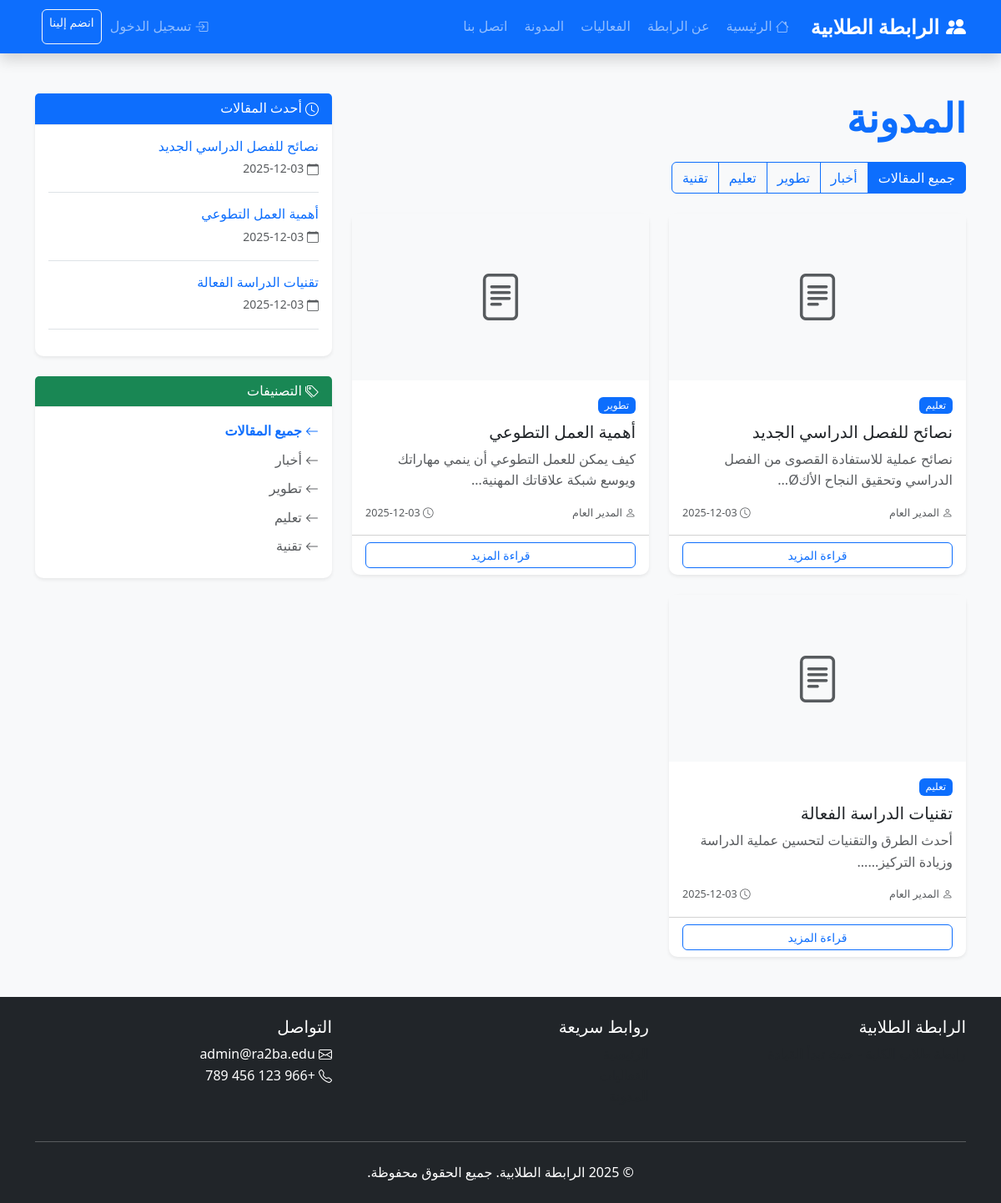
Screenshot of /blog.php with the database file from the repository.
### tables this page shows
CREATE TABLE articles (
    id INT PRIMARY KEY AUTO_INCREMENT,
    title VARCHAR(255) NOT NULL,
    content LONGTEXT,
    category VARCHAR(100),
    featured_image VARCHAR(255),
    status ENUM('published', 'draft') DEFAULT 'draft',
    author_id INT,
    views INT DEFAULT 0,
    created_at TIMESTAMP DEFAULT CURRENT_TIMESTAMP,
    updated_at TIMESTAMP DEFAULT CURRENT_TIMESTAMP ON UPDATE CURRENT_TIMESTAMP,
    FOREIGN KEY (author_id) REFERENCES users(id) ON DELETE SET NULL
);

CREATE TABLE users (
    id INT PRIMARY KEY AUTO_INCREMENT,
    name VARCHAR(100) NOT NULL,
    email VARCHAR(100) UNIQUE NOT NULL,
    password VARCHAR(255) NOT NULL,
    role ENUM('admin', 'editor', 'supervisor') DEFAULT 'editor',
    committee VARCHAR(50),
    status ENUM('active', 'inactive') DEFAULT 'active',
    created_at TIMESTAMP DEFAULT CURRENT_TIMESTAMP,
    updated_at TIMESTAMP DEFAULT CURRENT_TIMESTAMP ON UPDATE CURRENT_TIMESTAMP
);

### blog.php (the view, shortened to what this page needs)
<?php
require_once 'functions.php';
include 'includes/header.php';
include 'includes/navbar.php';
$categories = ['جميع المقالات', 'أخبار', 'تطوير', 'تعليم', 'تقنية'];
$category = isset($_GET['category']) ? $_GET['category'] : 'جميع المقالات';
$page = isset($_GET['page']) ? intval($_GET['page']) : 1;
$limit = 6;
$offset = ($page - 1) * $limit;
if ($category !== 'جميع المقالات') {
    $sql = "SELECT COUNT(*) FROM articles WHERE status = 'published' AND category = ?";
    $stmt = $pdo->prepare($sql);
    $stmt->execute([$category]);
    $total_articles = $stmt->fetchColumn();
    $sql = "SELECT a.*, u.name as author_name
            FROM articles a
            LEFT JOIN users u ON a.author_id = u.id
            WHERE a.status = 'published' AND a.category = ?
            ORDER BY a.created_at DESC
            LIMIT ? OFFSET ?";
    $stmt = $pdo->prepare($sql);
    $stmt->execute([$category, $limit, $offset]);
} else {
    $sql = "SELECT a.*, u.name as author_name
            FROM articles a
            LEFT JOIN users u ON a.author_id = u.id
            WHERE a.status = 'published'
            ORDER BY a.created_at DESC
            LIMIT ? OFFSET ?";
    $stmt = $pdo->prepare($sql);
    $stmt->execute([$limit, $offset]);
}
$articles = $stmt->fetchAll();
?>
<main class="container my-5">
    <div class="row">
        <div class="col-lg-8">
            <h1 class="display-5 fw-bold text-primary mb-4">المدونة</h1>
            <div class="mb-4">
                <div class="btn-group flex-wrap" role="group">
                    <?php foreach($categories as $cat): ?>
                    <a href="blog.php?category=<?php echo urlencode($cat); ?>"
                       class="btn btn-outline-primary <?php echo $category === $cat ? 'active' : ''; ?>">
                        <?php echo $cat; ?>
                    </a>
                    <?php endforeach; ?>
                </div>
            </div>
            <?php if(empty($articles)): ?>
                <div class="alert alert-info text-center py-5">
                    <i class="bi bi-file-text display-4 d-block mb-3"></i>
                    <h4>لا توجد مقالات</h4>
                    <p class="text-muted">سيتم نشر مقالات جديدة قريباً</p>
                </div>
            <?php else: ?>
                <div class="row g-4">
                    <?php foreach($articles as $article): ?>
                    <div class="col-md-6">
                        <div class="card shadow-sm border-0 h-100">
                            <?php if($article['featured_image']): ?>
                            <img src="uploads/articles/<?php echo $article['featured_image']; ?>"
                                 class="card-img-top" alt="<?php echo $article['title']; ?>"
                                 style="height: 200px; object-fit: cover;">
                            <?php else: ?>
                            <div class="card-img-top bg-light d-flex align-items-center justify-content-center"
                                 style="height: 200px;">
                                <i class="bi bi-file-text display-4 text-muted"></i>
                            </div>
                            <?php endif; ?>
                            <div class="card-body d-flex flex-column">
                                <div class="mb-2">
                                    <span class="badge bg-primary"><?php echo $article['category']; ?></span>
                                </div>
                                <h5 class="card-title"><?php echo $article['title']; ?></h5>
                                <p class="card-text text-muted flex-grow-1">
                                    <?php echo substr(strip_tags($article['content']), 0, 120); ?>...
                                </p>
                                <div class="article-meta d-flex justify-content-between align-items-center mt-auto">
                                    <small class="text-muted">
                                        <i class="bi bi-person"></i> <?php echo $article['author_name']; ?>
                                    </small>
                                    <small class="text-muted">
                                        <i class="bi bi-clock"></i> <?php echo date('Y-m-d', strtotime($article['created_at'])); ?>
                                    </small>
                                </div>
                            </div>
                            <div class="card-footer bg-transparent">
                                <a href="article.php?id=<?php echo $article['id']; ?>" class="btn btn-outline-primary btn-sm w-100">
                                    قراءة المزيد
                                </a>
                            </div>
                        </div>
                    </div>
                    <?php endforeach; ?>
                </div>
            <?php endif; ?>
        </div>
        <div class="col-lg-4">
            <div class="card shadow-sm border-0 mb-4">
                <div class="card-header bg-primary text-white">
                    <h6 class="mb-0"><i class="bi bi-clock"></i> أحدث المقالات</h6>
                </div>
                <div class="card-body">
                    <?php
                    $stmt = $pdo->query("
                        SELECT id, title, created_at
                        FROM articles
                        WHERE status = 'published'
                        ORDER BY created_at DESC
                        LIMIT 5
                    ");
                    $recent_articles = $stmt->fetchAll();
                    ?>
                    <?php foreach($recent_articles as $recent): ?>
                    <div class="mb-3 pb-3 border-bottom">
                        <h6 class="mb-1">
                            <a href="article.php?id=<?php echo $recent['id']; ?>" class="text-decoration-none">
                                <?php echo $recent['title']; ?>
                            </a>
                        </h6>
                        <small class="text-muted">
                            <i class="bi bi-calendar"></i> <?php echo date('Y-m-d', strtotime($recent['created_at'])); ?>
                        </small>
                    </div>
                    <?php endforeach; ?>
                </div>
            </div>
            <div class="card shadow-sm border-0">
                <div class="card-header bg-success text-white">
                    <h6 class="mb-0"><i class="bi bi-tags"></i> التصنيفات</h6>
                </div>
                <div class="card-body">
                    <?php foreach($categories as $cat): ?>
                    <a href="blog.php?category=<?php echo urlencode($cat); ?>"
                       class="d-block mb-2 text-decoration-none <?php echo $category === $cat ? 'text-primary fw-bold' : 'text-muted'; ?>">
                        <i class="bi bi-arrow-left"></i> <?php echo $cat; ?>
                    </a>
                    <?php endforeach; ?>
                </div>
            </div>
        </div>
    </div>
</main>
<?php include 'includes/footer.php'; ?>

### css/style.css (style rules this page uses)
:root { --primary-color: #3498db; --secondary-color: #2c3e50; --accent-color: #e74c3c; --light-color: #ecf0f1; --dark-color: #2c3e50; --success-color: #2ecc71; --warning-color: #f39c12; --info-color: #1abc9c; }
* { margin: 0; padding: 0; box-sizing: border-box; }
body { font-family: 'Segoe UI', Tahoma, Geneva, Verdana, sans-serif; line-height: 1.6; background-color: #f8f9fa; color: #333; direction: rtl; }
a { text-decoration: none; transition: all 0.3s ease; }
.btn { border-radius: 6px; font-weight: 500; transition: all 0.3s ease; }
.card { border: none; border-radius: 10px; box-shadow: 0 2px 15px rgba(0, 0, 0, 0.1); transition: all 0.3s ease; }
.card-header { background-color: white; border-bottom: 1px solid #eee; font-weight: 600; }
.display-1, .display-2, .display-3, .display-4, .display-5, .display-6 { font-weight: 700; }
.article-meta { font-size: 0.9rem; }
.bi { vertical-align: middle; }
.badge { font-weight: 500; padding: 0.35em 0.65em; }
html { scroll-behavior: smooth; }

### rows the page displays
articles: category "تعليم", title "نصائح للفصل الدراسي الجديد", content "نصائح عملية للاستفادة القصوى من الفصل الدراسي وتحقيق النجاح الأكØ", author.name "المدير العام", created_at "2025-12-03"
articles: category "تطوير", title "أهمية العمل التطوعي", content "كيف يمكن للعمل التطوعي أن ينمي مهاراتك ويوسع شبكة علاقاتك المهنية", author.name "المدير العام", created_at "2025-12-03"
articles: category "تعليم", title "تقنيات الدراسة الفعالة", content "أحدث الطرق والتقنيات لتحسين عملية الدراسة وزيادة التركيز...", author.name "المدير العام", created_at "2025-12-03"

### other values shown
SITE_NAME "الرابطة الطلابية"
$cat "جميع المقالات"
$cat "أخبار"
$cat "تطوير"
$cat "تعليم"
$cat "تقنية"
ADMIN_EMAIL "admin@ra2ba.edu"
